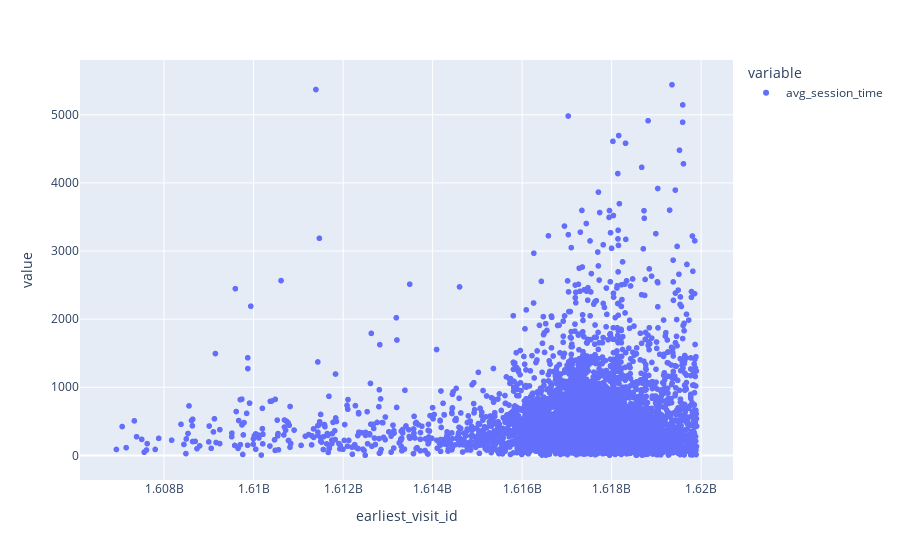

This figure's notebook cell:
### Code cell
px.scatter(data.groupby('earliest_visit_id')['avg_session_time'].mean())

### Figure 1 — Plotly figure (JSON) as saved in the notebook; plotly's stock layout.template omitted (floating-point values rounded to 4 significant figures; data arrays with more than 128 entries replaced by an {"elided": "..."} marker saying what was removed)
{"data": [{"hovertemplate": "variable=avg_session_time<br>earliest_visit_id=%{x}<br>value=%{y}<extra></extra>", "legendgroup": "avg_session_time", "marker": {"color": "#636efa", "symbol": "circle"}, "mode": "markers", "name": "avg_session_time", "showlegend": true, "type": "scattergl", "x": {"elided": "9160 int values"}, "xaxis": "x", "y": {"elided": "9160 float values"}, "yaxis": "y"}], "layout": {"legend": {"title": {"text": "variable"}, "tracegroupgap": 0}, "margin": {"t": 60}, "xaxis": {"anchor": "y", "domain": [0, 1], "title": {"text": "earliest_visit_id"}}, "yaxis": {"anchor": "x", "domain": [0, 1], "title": {"text": "value"}}}}
